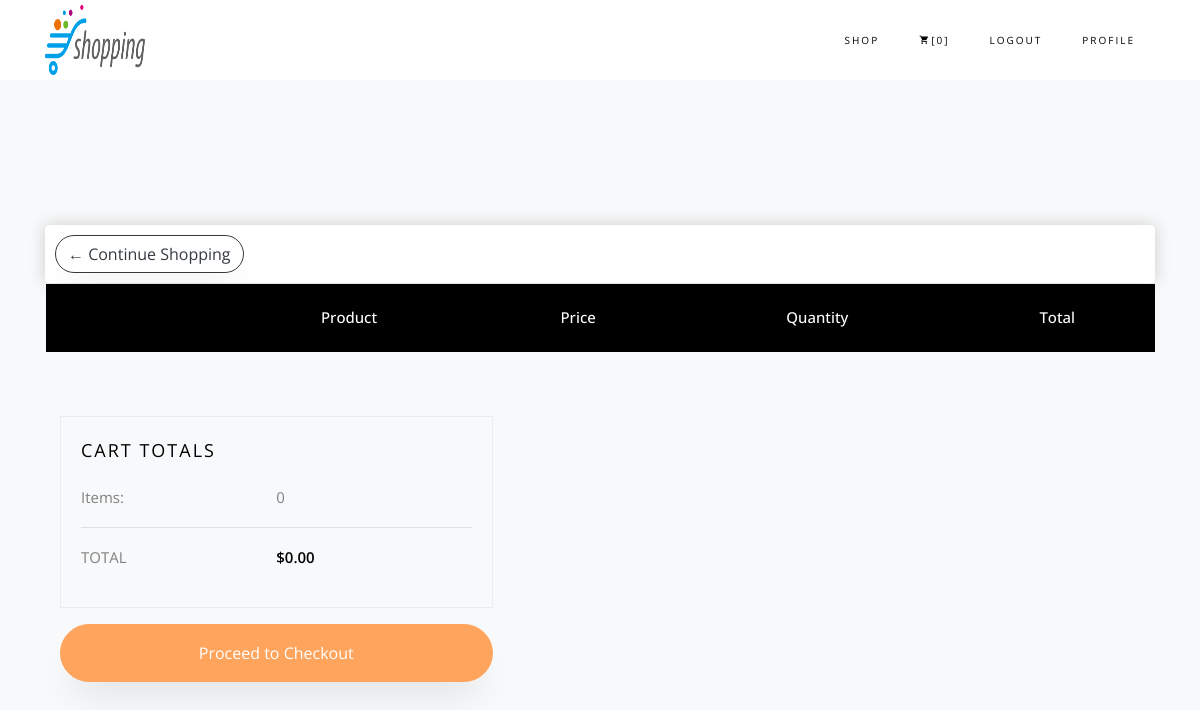
The app's page /cart/ (signed in), older data.
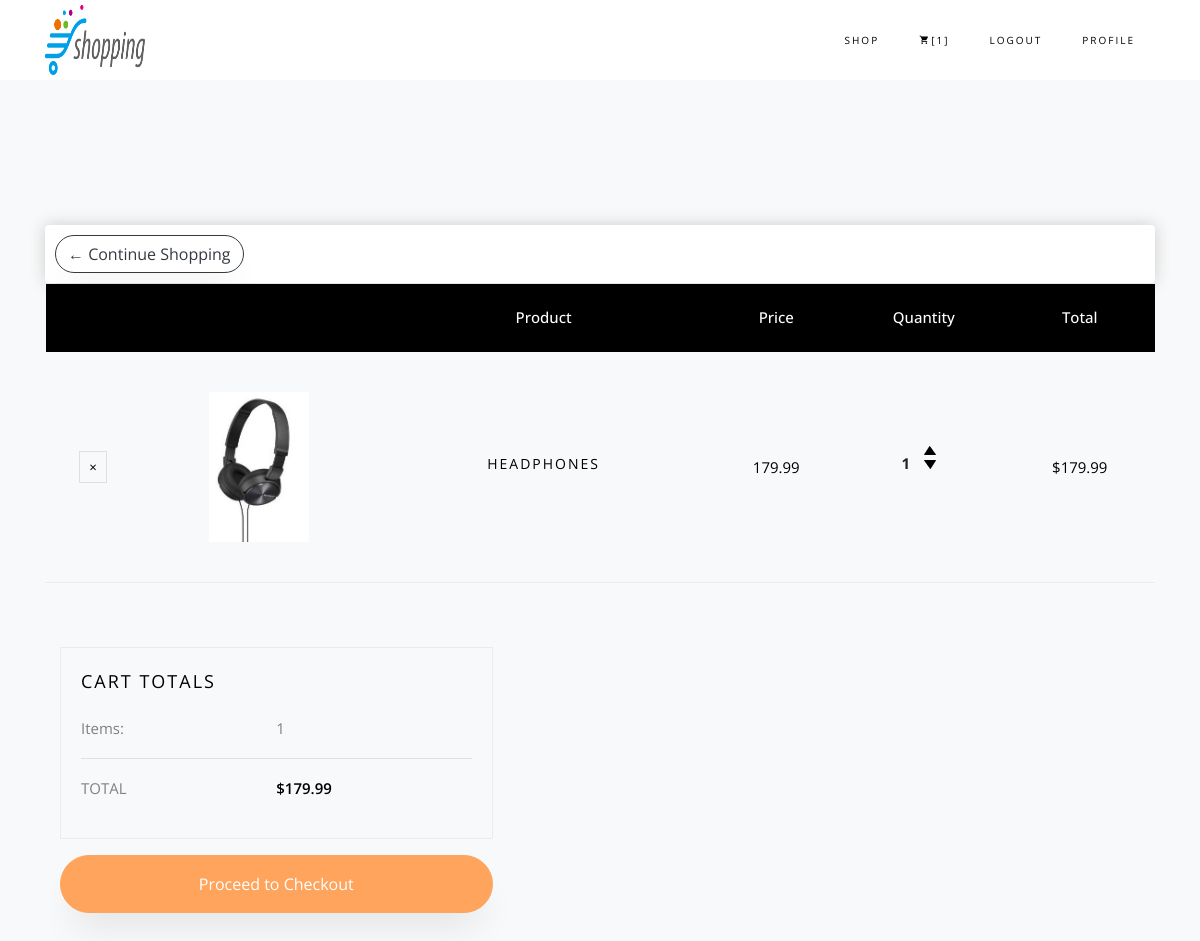
The same page, newer data.
### store/models.py (models this page shows, shortened)
class Order(models.Model):
	customer = models.ForeignKey(Customer, on_delete=models.SET_NULL, null=True, blank=True)
	date_ordered = models.DateTimeField(auto_now_add=True)
	complete = models.BooleanField(default=False)
	transaction_id = models.CharField(max_length=100, null=True)
	@property
	def get_cart_total(self):
		orderitems = self.orderitem_set.all()
		total = sum([item.get_total for item in orderitems])
		return total
	@property
	def get_cart_items(self):
		orderitems = self.orderitem_set.all()
		total = sum([item.quantity for item in orderitems])
		return total

class OrderItem(models.Model):
	product = models.ForeignKey(Product, on_delete=models.SET_NULL, null=True)
	order = models.ForeignKey(Order, on_delete=models.SET_NULL, null=True)
	quantity = models.IntegerField(default=0, null=True, blank=True)
	date_added = models.DateTimeField(auto_now_add=True)
	@property
	def get_total(self):
		total = self.product.price * self.quantity
		return total

class Product(models.Model):
	name = models.CharField(max_length=200)
	category = models.ForeignKey(Category,on_delete=models.CASCADE, null=True, blank=True)
	price = models.FloatField()
	digital = models.BooleanField(default=False,null=True, blank=True)
	image = models.ImageField(null=True, blank=True)
	@property
	def imageURL(self):
		try:
			url = self.image.url
		except:
			url = ''
		return url

### store/views.py (the view)
# urls.py: path('cart/', views.cart, name="cart"),
def cart(request):
	data = cartData(request)
	cartItems = data['cartItems']
	order = data['order']
	items = data['items']
	context = {'items':items, 'order':order, 'cartItems':cartItems}
	return render(request, 'store/cart.html', context)

### store/utils.py (called while the page is built)
def cartData(request):
	if request.user.is_authenticated:
		customer = request.user.customer
		order, created = Order.objects.get_or_create(customer=customer, complete=False)
		items = order.orderitem_set.all()
		cartItems = order.get_cart_items
	else:
		cookieData = cookieCart(request)
		cartItems = cookieData['cartItems']
		order = cookieData['order']
		items = cookieData['items']
	return {'cartItems':cartItems ,'order':order, 'items':items}

### store/templates/store/cart.html
{% extends 'store/main.html' %}
{% load static %}
{% block content %}
	<div class="row">
		<div class="col-lg-12">
			<div class="box-element">
				<a  class="btn btn-outline-dark" href="{% url 'store' %}">&#x2190; Continue Shopping</a>
			</div>
				<div class="row">
					<div class="col-md-12 ftco-animate">
						<div class="cart-list">
							<table class="table">
								<thead class="thead-primary">
								  <tr class="text-center">
									<th>&nbsp;</th>
									<th>&nbsp;</th>
									<th>Product</th>
									<th>Price</th>
									<th>Quantity</th>
									<th>Total</th>
								  </tr>
								</thead>
								<tbody>
								{% for item in items %}
								  <tr class="text-center">
									<td class="product-remove"><a href="#" data-action="remove"><span class="ion-ios-close"></span></a></td>
									<td class="image-prod"><div class="img" style="background-image:url({{item.product.imageURL}});"></div></td>
									<td class="product-name">
										<h3>{{item.product.name}}</h3>
									</td>
									<td class="price">{{item.product.price}}</td>
									<td>
										<div style="flex:1">
										<p class="quantity">{{item.quantity}}</p>
										<div class="quantity">
											<img data-product="{{item.product.id}}" data-action="add" class="chg-quantity update-cart" src="{% static  'images/arrow-up.png' %}">
											<img data-product="{{item.product.id}}" data-action="remove" class="chg-quantity update-cart" src="{% static  'images/arrow-down.png' %}">
										</div>
									</div>
									</td>
									<td class="total">${{item.get_total|floatformat:2}}</td>
								  </tr>
								  {% endfor %}
								</tbody>
							  </table>
						  </div>
					</div>
				</div>
				<div class=" position-relative">
					<div class="col col-lg-5 col-md-6 mt-5 cart-wrap ftco-animate ">
						<div class="cart-total mb-3">
							<h3>Cart Totals</h3>
							<p class="d-flex">
								<span>Items:</span>
								<span>{{order.get_cart_items}}</span>
							</p>
							<hr>
							<p class="d-flex total-price">
								<span>Total</span>
								<span>${{order.get_cart_total|floatformat:2}}</span>
							</p>
						</div>
						<p class="text-center"><a href="{% url 'checkout' %}" class="btn btn-primary py-3 px-4">Proceed to Checkout</a></p>
				</div>
				</div>
			</div>
		</div>
	</div>
{% endblock content %}

### store/templates/store/main.html (shortened to what this page needs)
<!DOCTYPE html>
{% load static %}
<html>
<head>
	<link rel="stylesheet" href="https://stackpath.bootstrapcdn.com/bootstrap/4.4.1/css/bootstrap.min.css">
	<link rel="stylesheet" type="text/css" href="{% static 'css/main.css' %}">
    <link rel="stylesheet" href="{% static 'files/css/open-iconic-bootstrap.min.css' %}">
    <link rel="stylesheet" href="{% static 'files/css/animate.css' %}">
    <link rel="stylesheet" href="{% static 'files/css/owl.carousel.min.css' %}">
    <link rel="stylesheet" href="{% static 'files/css/owl.theme.default.min.css' %}">
    <link rel="stylesheet" href="{% static 'files/css/magnific-popup.css' %}">
    <link rel="stylesheet" href="{% static 'files/css/aos.css' %}">
    <link rel="stylesheet" href="{% static 'files/css/ionicons.min.css' %}">
    <link rel="stylesheet" href="{% static 'files/css/bootstrap-datepicker.css' %}">
    <link rel="stylesheet" href="{% static 'files/css/jquery.timepicker.css' %}">
    <link rel="stylesheet" href="{% static 'files/css/flaticon.css' %}">
    <link rel="stylesheet" href="{% static 'files/css/icomoon.css' %}">
    <link rel="stylesheet" href="{% static 'files/css/style.css' %}">
</head>
<body>
    <nav class="navbar navbar-expand-lg navbar-dark ftco_navbar bg-dark ftco-navbar-light" id="ftco-navbar">
	    <div class="container">
	      <a class="navbar-brand" href="{% url 'store' %}"><img src="{% static 'images/logo.png' %}" alt="" width="100" height="70"></a>
	      <div class="collapse navbar-collapse" id="ftco-nav">
	        <ul class="navbar-nav ml-auto">
				{% if user.is_authenticated %}
	          <li class="nav-item"><a href="{% url 'store' %}" class="nav-link">Shop</a></li>
	          <li class="nav-item cta cta-colored"><a href="{% url 'cart' %}" class="nav-link"><span class="icon-shopping_cart"></span>[{{cartItems}}]</a></li>
			  	<li class="nav-item"><a href="{% url 'account_logout' %}" class="nav-link">Logout</a></li>
			  	<li class="nav-item"><a href="{% url 'profile' %}" class="nav-link">Profile</a></li>
			  {% else %}
			  	<li class="nav-item"><a href="{% url 'account_login' %}" class="nav-link">Login</a></li>
			  {% endif %}
	        </ul>
	      </div>
	    </div>
	</nav>
	<section class="ftco-section bg-light">
    	<div class="container">
            {% block content %}
            {% endblock content %}
	</section>
</body>
</html>

### static/css/main.css (style rules this page uses)
body { background-color: hsl(0, 0%, 98%); }
h1,h2,h3,h4,h5,h6 { color:hsl(0, 0%, 30%); }
.box-element { box-shadow:hsl(0, 0%, 80%) 0 0 16px; background-color: #fff; border-radius: 4px; padding: 10px; }
.bg-dark { background-color: #4f868c!important; }
.col-lg-4, .col-lg-6, .col-lg-8, .col-lg-12 { margin-top: 10px; }
.btn { border-radius: 0; }
.quantity { display: inline-block; font-weight: 700; padding-right:10px; }
.chg-quantity { width: 12px; cursor: pointer; display: block; margin-top: 5px; transition:.1s; }

### static/files/css/icomoon.css (style rules this page uses)
[class^="icon-"], [class*=" icon-"] { font-family: 'icomoon' !important; speak: none; font-style: normal; font-weight: normal; font-variant: normal; text-transform: none; line-height: 1; -webkit-font-smoothing: antialiased; -moz-osx-font-smoothing: grayscale; }
.icon-shopping_cart:before { content: "\e8cc"; }

Row changes from the older to the newer data that the page shows:
no longer on this page (row edited): Order: get_cart_items "0", get_cart_total "0.00"
added OrderItem: product.imageURL (picture), product.name "HEADPHONES", product.price "179.99", quantity "1", get_total "179.99"
added Order: get_cart_items "1", get_cart_total "179.99"
Text that changed along with them:
{{ cartItems }}: "0" → "1"
